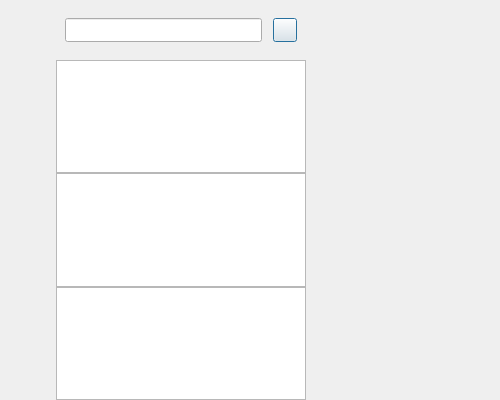
<?xml version="1.0" encoding="UTF-8"?>
<ui version="4.0">
 <class>ChatDialog</class>
 <widget class="QDialog" name="ChatDialog">
  <property name="geometry">
   <rect>
    <x>0</x>
    <y>0</y>
    <width>500</width>
    <height>400</height>
   </rect>
  </property>
  <property name="windowTitle">
   <string>Dialog</string>
  </property>
  <layout class="QHBoxLayout" name="horizontalLayout">
   <property name="spacing">
    <number>0</number>
   </property>
   <property name="leftMargin">
    <number>0</number>
   </property>
   <property name="topMargin">
    <number>0</number>
   </property>
   <property name="rightMargin">
    <number>0</number>
   </property>
   <property name="bottomMargin">
    <number>0</number>
   </property>
   <item>
    <widget class="QWidget" name="side_bar" native="true">
     <property name="sizePolicy">
      <sizepolicy hsizetype="Fixed" vsizetype="Expanding">
       <horstretch>0</horstretch>
       <verstretch>0</verstretch>
      </sizepolicy>
     </property>
     <property name="minimumSize">
      <size>
       <width>56</width>
       <height>0</height>
      </size>
     </property>
     <property name="maximumSize">
      <size>
       <width>56</width>
       <height>16777215</height>
      </size>
     </property>
     <layout class="QVBoxLayout" name="verticalLayout_4">
      <property name="spacing">
       <number>30</number>
      </property>
      <property name="leftMargin">
       <number>10</number>
      </property>
      <property name="topMargin">
       <number>30</number>
      </property>
      <property name="rightMargin">
       <number>0</number>
      </property>
      <property name="bottomMargin">
       <number>0</number>
      </property>
      <item>
       <widget class="QWidget" name="widget_2" native="true">
        <property name="minimumSize">
         <size>
          <width>29</width>
          <height>29</height>
         </size>
        </property>
        <layout class="QVBoxLayout" name="verticalLayout_5">
         <property name="spacing">
          <number>30</number>
         </property>
         <property name="leftMargin">
          <number>0</number>
         </property>
         <property name="topMargin">
          <number>0</number>
         </property>
         <property name="rightMargin">
          <number>0</number>
         </property>
         <property name="bottomMargin">
          <number>0</number>
         </property>
         <item>
          <widget class="QLabel" name="side_head_lb">
           <property name="minimumSize">
            <size>
             <width>35</width>
             <height>35</height>
            </size>
           </property>
           <property name="maximumSize">
            <size>
             <width>35</width>
             <height>35</height>
            </size>
           </property>
           <property name="text">
            <string/>
           </property>
          </widget>
         </item>
         <item>
          <widget class="StateWidget" name="side_chat_lb" native="true">
           <property name="minimumSize">
            <size>
             <width>30</width>
             <height>30</height>
            </size>
           </property>
           <property name="maximumSize">
            <size>
             <width>30</width>
             <height>30</height>
            </size>
           </property>
          </widget>
         </item>
         <item>
          <widget class="StateWidget" name="side_contact_lb" native="true">
           <property name="minimumSize">
            <size>
             <width>30</width>
             <height>30</height>
            </size>
           </property>
           <property name="maximumSize">
            <size>
             <width>30</width>
             <height>30</height>
            </size>
           </property>
          </widget>
         </item>
         <item>
          <widget class="StateWidget" name="side_settings_lb" native="true">
           <property name="minimumSize">
            <size>
             <width>30</width>
             <height>30</height>
            </size>
           </property>
           <property name="maximumSize">
            <size>
             <width>30</width>
             <height>30</height>
            </size>
           </property>
          </widget>
         </item>
        </layout>
       </widget>
      </item>
      <item>
       <widget class="QWidget" name="widget" native="true"/>
      </item>
      <item>
       <spacer name="verticalSpacer">
        <property name="orientation">
         <enum>Qt::Vertical</enum>
        </property>
        <property name="sizeHint" stdset="0">
         <size>
          <width>20</width>
          <height>40</height>
         </size>
        </property>
       </spacer>
      </item>
     </layout>
    </widget>
   </item>
   <item>
    <widget class="QWidget" name="chat_user_wid" native="true">
     <property name="sizePolicy">
      <sizepolicy hsizetype="Preferred" vsizetype="Expanding">
       <horstretch>0</horstretch>
       <verstretch>0</verstretch>
      </sizepolicy>
     </property>
     <property name="minimumSize">
      <size>
       <width>250</width>
       <height>0</height>
      </size>
     </property>
     <property name="maximumSize">
      <size>
       <width>250</width>
       <height>16777215</height>
      </size>
     </property>
     <layout class="QVBoxLayout" name="verticalLayout">
      <property name="spacing">
       <number>0</number>
      </property>
      <property name="leftMargin">
       <number>0</number>
      </property>
      <property name="topMargin">
       <number>0</number>
      </property>
      <property name="rightMargin">
       <number>0</number>
      </property>
      <property name="bottomMargin">
       <number>0</number>
      </property>
      <item>
       <widget class="QWidget" name="search_wid" native="true">
        <property name="enabled">
         <bool>true</bool>
        </property>
        <property name="minimumSize">
         <size>
          <width>0</width>
          <height>60</height>
         </size>
        </property>
        <property name="maximumSize">
         <size>
          <width>16777215</width>
          <height>60</height>
         </size>
        </property>
        <layout class="QHBoxLayout" name="horizontalLayout_2">
         <property name="spacing">
          <number>6</number>
         </property>
         <property name="leftMargin">
          <number>9</number>
         </property>
         <property name="topMargin">
          <number>9</number>
         </property>
         <property name="rightMargin">
          <number>9</number>
         </property>
         <property name="bottomMargin">
          <number>9</number>
         </property>
         <item>
          <widget class="CustomizeEdit" name="search_edit">
           <property name="minimumSize">
            <size>
             <width>0</width>
             <height>24</height>
            </size>
           </property>
           <property name="maximumSize">
            <size>
             <width>16777215</width>
             <height>24</height>
            </size>
           </property>
          </widget>
         </item>
         <item>
          <spacer name="horizontalSpacer">
           <property name="orientation">
            <enum>Qt::Horizontal</enum>
           </property>
           <property name="sizeType">
            <enum>QSizePolicy::Fixed</enum>
           </property>
           <property name="sizeHint" stdset="0">
            <size>
             <width>5</width>
             <height>20</height>
            </size>
           </property>
          </spacer>
         </item>
         <item>
          <widget class="ClickedBtn" name="add_btn">
           <property name="minimumSize">
            <size>
             <width>24</width>
             <height>24</height>
            </size>
           </property>
           <property name="maximumSize">
            <size>
             <width>24</width>
             <height>24</height>
            </size>
           </property>
           <property name="text">
            <string/>
           </property>
          </widget>
         </item>
        </layout>
       </widget>
      </item>
      <item>
       <widget class="SearchList" name="search_list"/>
      </item>
      <item>
       <widget class="ChatUserList" name="chat_user_list">
        <property name="minimumSize">
         <size>
          <width>250</width>
          <height>0</height>
         </size>
        </property>
        <property name="maximumSize">
         <size>
          <width>250</width>
          <height>16777215</height>
         </size>
        </property>
       </widget>
      </item>
      <item>
       <widget class="ContactUserList" name="con_user_list"/>
      </item>
     </layout>
    </widget>
   </item>
   <item>
    <widget class="QStackedWidget" name="stackedWidget">
     <property name="minimumSize">
      <size>
       <width>50</width>
       <height>0</height>
      </size>
     </property>
     <property name="currentIndex">
      <number>0</number>
     </property>
     <widget class="ChatPage" name="chat_page"/>
     <widget class="ApplyFriendPage" name="friend_apply_page"/>
     <widget class="FriendInfoPage" name="friend_info_page"/>
     <widget class="UserInfoPage" name="user_info_page"/>
    </widget>
   </item>
  </layout>
 </widget>
 <customwidgets>
  <customwidget>
   <class>ClickedBtn</class>
   <extends>QPushButton</extends>
   <header>clickedbtn.h</header>
  </customwidget>
  <customwidget>
   <class>CustomizeEdit</class>
   <extends>QLineEdit</extends>
   <header>customizeedit.h</header>
  </customwidget>
  <customwidget>
   <class>ChatUserList</class>
   <extends>QListWidget</extends>
   <header>chatuserlist.h</header>
  </customwidget>
  <customwidget>
   <class>SearchList</class>
   <extends>QListWidget</extends>
   <header>searchlist.h</header>
  </customwidget>
  <customwidget>
   <class>ContactUserList</class>
   <extends>QListWidget</extends>
   <header location="global">contactuserlist.h</header>
  </customwidget>
  <customwidget>
   <class>ApplyFriendPage</class>
   <extends>QWidget</extends>
   <header location="global">applyfriendpage.h</header>
   <container>1</container>
  </customwidget>
  <customwidget>
   <class>ChatPage</class>
   <extends>QWidget</extends>
   <header location="global">chatpage.h</header>
   <container>1</container>
  </customwidget>
  <customwidget>
   <class>StateWidget</class>
   <extends>QWidget</extends>
   <header location="global">statewidget.h</header>
   <container>1</container>
  </customwidget>
  <customwidget>
   <class>FriendInfoPage</class>
   <extends>QWidget</extends>
   <header location="global">friendinfopage.h</header>
   <container>1</container>
  </customwidget>
  <customwidget>
   <class>UserInfoPage</class>
   <extends>QWidget</extends>
   <header location="global">userinfopage.h</header>
   <container>1</container>
  </customwidget>
 </customwidgets>
 <resources/>
 <connections/>
</ui>
